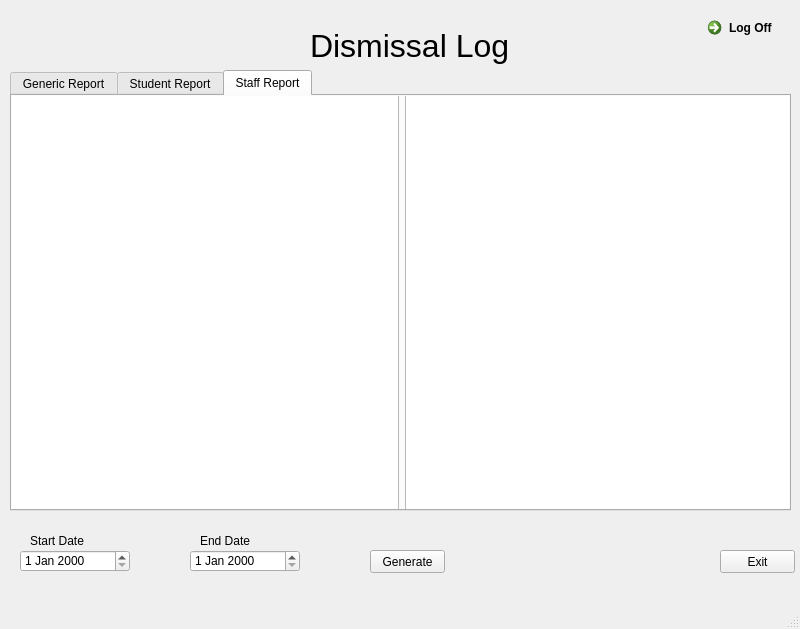
<?xml version="1.0" encoding="UTF-8"?>
<ui version="4.0">
 <class>MainWindow</class>
 <widget class="QMainWindow" name="MainWindow">
  <property name="geometry">
   <rect>
    <x>0</x>
    <y>0</y>
    <width>800</width>
    <height>629</height>
   </rect>
  </property>
  <property name="windowTitle">
   <string>MainWindow</string>
  </property>
  <widget class="QWidget" name="centralwidget">
   <widget class="QPushButton" name="LogButton_Exit">
    <property name="geometry">
     <rect>
      <x>720</x>
      <y>550</y>
      <width>75</width>
      <height>23</height>
     </rect>
    </property>
    <property name="text">
     <string>Exit</string>
    </property>
   </widget>
   <widget class="QCommandLinkButton" name="LogOffAdmin">
    <property name="geometry">
     <rect>
      <x>700</x>
      <y>10</y>
      <width>187</width>
      <height>41</height>
     </rect>
    </property>
    <property name="text">
     <string>Log Off</string>
    </property>
   </widget>
   <widget class="QTabWidget" name="tabWidget">
    <property name="geometry">
     <rect>
      <x>10</x>
      <y>70</y>
      <width>781</width>
      <height>441</height>
     </rect>
    </property>
    <property name="currentIndex">
     <number>2</number>
    </property>
    <widget class="QWidget" name="tab">
     <attribute name="title">
      <string>Generic Report</string>
     </attribute>
     <widget class="QTextEdit" name="GenericReport_AppendText">
      <property name="geometry">
       <rect>
        <x>0</x>
        <y>10</y>
        <width>771</width>
        <height>401</height>
       </rect>
      </property>
      <property name="html">
       <string>&lt;!DOCTYPE HTML PUBLIC &quot;-//W3C//DTD HTML 4.0//EN&quot; &quot;http://www.w3.org/TR/REC-html40/strict.dtd&quot;&gt;
&lt;html&gt;&lt;head&gt;&lt;meta name=&quot;qrichtext&quot; content=&quot;1&quot; /&gt;&lt;style type=&quot;text/css&quot;&gt;
p, li { white-space: pre-wrap; }
&lt;/style&gt;&lt;/head&gt;&lt;body style=&quot; font-family:'MS Shell Dlg 2'; font-size:7.5pt; font-weight:400; font-style:normal;&quot;&gt;
&lt;p style=&quot; margin-top:0px; margin-bottom:0px; margin-left:0px; margin-right:0px; -qt-block-indent:0; text-indent:0px;&quot;&gt;&lt;span style=&quot; font-size:8pt;&quot;&gt;Write in this location to insert into the report.&lt;/span&gt;&lt;/p&gt;&lt;/body&gt;&lt;/html&gt;</string>
      </property>
     </widget>
    </widget>
    <widget class="QWidget" name="tab_2">
     <attribute name="title">
      <string>Student Report</string>
     </attribute>
     <widget class="QWidget" name="horizontalLayoutWidget">
      <property name="geometry">
       <rect>
        <x>-1</x>
        <y>-1</y>
        <width>781</width>
        <height>421</height>
       </rect>
      </property>
      <layout class="QHBoxLayout" name="horizontalLayout">
       <item>
        <widget class="QListView" name="LogListView_Student1"/>
       </item>
       <item>
        <widget class="QListView" name="LogListView_Student2"/>
       </item>
      </layout>
     </widget>
    </widget>
    <widget class="QWidget" name="tab_3">
     <attribute name="title">
      <string>Staff Report</string>
     </attribute>
     <widget class="QWidget" name="horizontalLayoutWidget_2">
      <property name="geometry">
       <rect>
        <x>-1</x>
        <y>-1</y>
        <width>781</width>
        <height>421</height>
       </rect>
      </property>
      <layout class="QHBoxLayout" name="horizontalLayout_2">
       <item>
        <widget class="QListView" name="LogListView_Staff1"/>
       </item>
       <item>
        <widget class="QListView" name="LogListView_Staff2"/>
       </item>
      </layout>
     </widget>
    </widget>
   </widget>
   <widget class="QDateEdit" name="dateEdit">
    <property name="geometry">
     <rect>
      <x>20</x>
      <y>550</y>
      <width>110</width>
      <height>22</height>
     </rect>
    </property>
   </widget>
   <widget class="QDateEdit" name="dateEdit_2">
    <property name="geometry">
     <rect>
      <x>190</x>
      <y>550</y>
      <width>110</width>
      <height>22</height>
     </rect>
    </property>
   </widget>
   <widget class="QLabel" name="Log_label">
    <property name="geometry">
     <rect>
      <x>310</x>
      <y>20</y>
      <width>251</width>
      <height>51</height>
     </rect>
    </property>
    <property name="font">
     <font>
      <pointsize>24</pointsize>
     </font>
    </property>
    <property name="text">
     <string>Dismissal Log</string>
    </property>
   </widget>
   <widget class="QLabel" name="Log_label1">
    <property name="geometry">
     <rect>
      <x>30</x>
      <y>530</y>
      <width>61</width>
      <height>21</height>
     </rect>
    </property>
    <property name="text">
     <string>Start Date</string>
    </property>
   </widget>
   <widget class="QLabel" name="Log_label2">
    <property name="geometry">
     <rect>
      <x>200</x>
      <y>530</y>
      <width>61</width>
      <height>21</height>
     </rect>
    </property>
    <property name="text">
     <string>End Date</string>
    </property>
   </widget>
   <widget class="QPushButton" name="LogButton_Generate">
    <property name="geometry">
     <rect>
      <x>370</x>
      <y>550</y>
      <width>75</width>
      <height>23</height>
     </rect>
    </property>
    <property name="text">
     <string>Generate</string>
    </property>
   </widget>
  </widget>
  <widget class="QMenuBar" name="menubar">
   <property name="geometry">
    <rect>
     <x>0</x>
     <y>0</y>
     <width>800</width>
     <height>21</height>
    </rect>
   </property>
  </widget>
  <widget class="QStatusBar" name="statusbar"/>
 </widget>
 <resources/>
 <connections/>
</ui>
